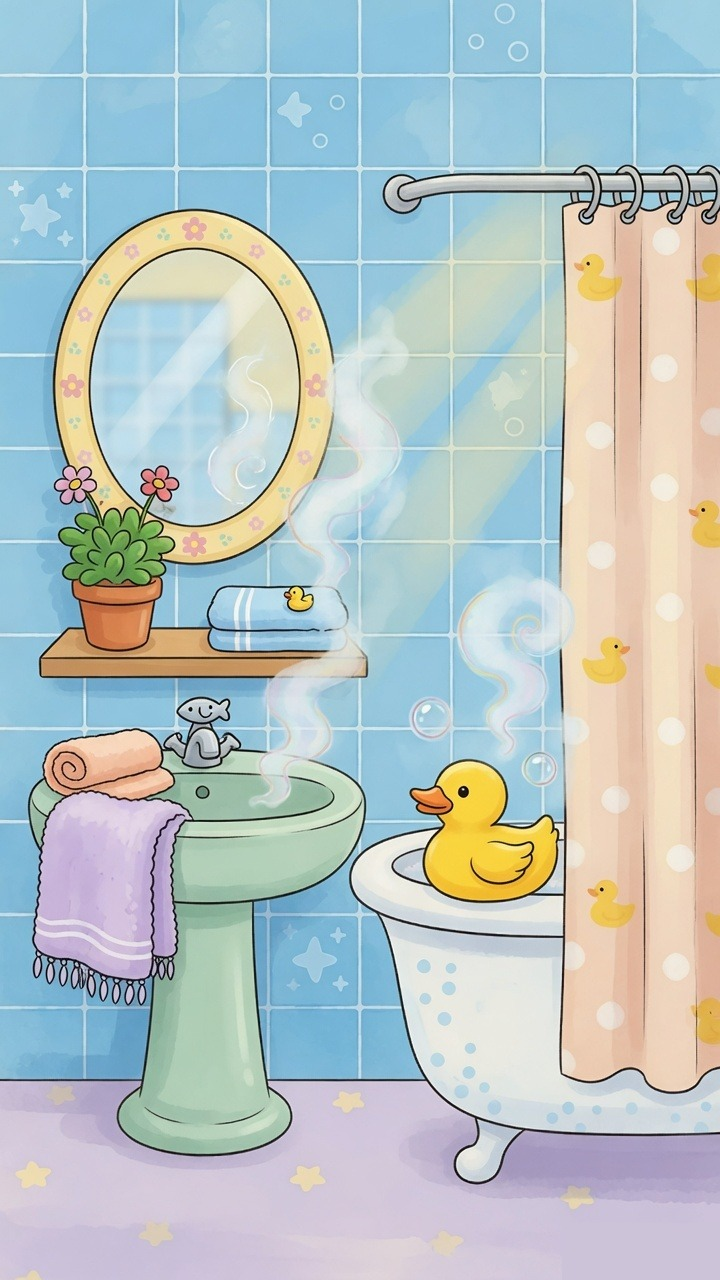
#> input picture Assets/_Project/Resources/Rooms/bathroom.jpg, 720 x 1280 px, given in place of 3.jpg, which was not available
$ python process_sprites.py
#> lines starting #> are read from the running program, lines starting #| are printed output that depends on the picture; pictures that were not available may be replaced by others from this repository, and a replacement may not be noted
#!/usr/bin/env python3
"""Chroma-key magenta, crop watermarks, trim, write PNGs."""
from pathlib import Path
from PIL import Image

ROOT = Path(__file__).resolve().parents[1]
SESS = Path(
    "/home/savage/.grok/sessions/"
    "%2Fhome%2Fsavage%2F.grok%2Fworktrees%2Fsrc-game-dev%2Funending"
    "/01a06f49-dcbb-7e81-8040-70d9ec39f325"
)
FRAMES = Path("/tmp/unending-frames")


def is_magenta(r, g, b):
    if r < 130 or b < 130:
        return False
    if g >= r * 0.72 or g >= b * 0.72:
        return False
    return ((r + b) / 2 - g) > 42


def key_image(im: Image.Image, crop_watermark=True) -> Image.Image:
    im = im.convert("RGBA")
    w, h = im.size
    if crop_watermark:
        # Grok mark sits in the lower-right on magenta.
        im = im.crop((0, 0, w, int(h * 0.93)))
        w, h = im.size
    px = im.load()
    for y in range(h):
        for x in range(w):
            r, g, b, a = px[x, y]
            if is_magenta(r, g, b):
                px[x, y] = (0, 0, 0, 0)
            elif a > 0:
                # Soft-key near-magenta fringes from JPEG.
                dist = ((r - 255) ** 2 + g ** 2 + (b - 255) ** 2) ** 0.5
                if dist < 90 and g < 120:
                    px[x, y] = (0, 0, 0, 0)
    return im


def trim(im: Image.Image, pad=10) -> Image.Image:
    bbox = im.getbbox()
    if not bbox:
        return im
    l, t, r, b = bbox
    l = max(0, l - pad)
    t = max(0, t - pad)
    r = min(im.width, r + pad)
    b = min(im.height, b + pad)
    return im.crop((l, t, r, b))


def save_keyed(src: Path, dest: Path, crop_watermark=True, pad=10):
    im = Image.open(src)
    im = trim(key_image(im, crop_watermark=crop_watermark), pad=pad)
    dest.parent.mkdir(parents=True, exist_ok=True)
    im.save(dest)
    print(f"  {dest.relative_to(ROOT)}  {im.size}")


def save_bg(src: Path, dest: Path):
    im = Image.open(src).convert("RGB")
    w, h = im.size
    # Crop Grok watermark corner.
    im = im.crop((0, 0, w, int(h * 0.96)))
    dest.parent.mkdir(parents=True, exist_ok=True)
    im.save(dest, quality=92)
    print(f"  {dest.relative_to(ROOT)}  {im.size}")


def main():
    print("Processing stills")
    save_bg(SESS / "images/3.jpg", ROOT / "assets/bg/forest.jpg")
#> in save_bg, im is the input picture: PIL image 720x1280 RGB; mean R, G, B 182.6, 196.2, 196.9
#> in save_bg, `im = im.crop((0, 0, w, int(h * 0.96)))`:
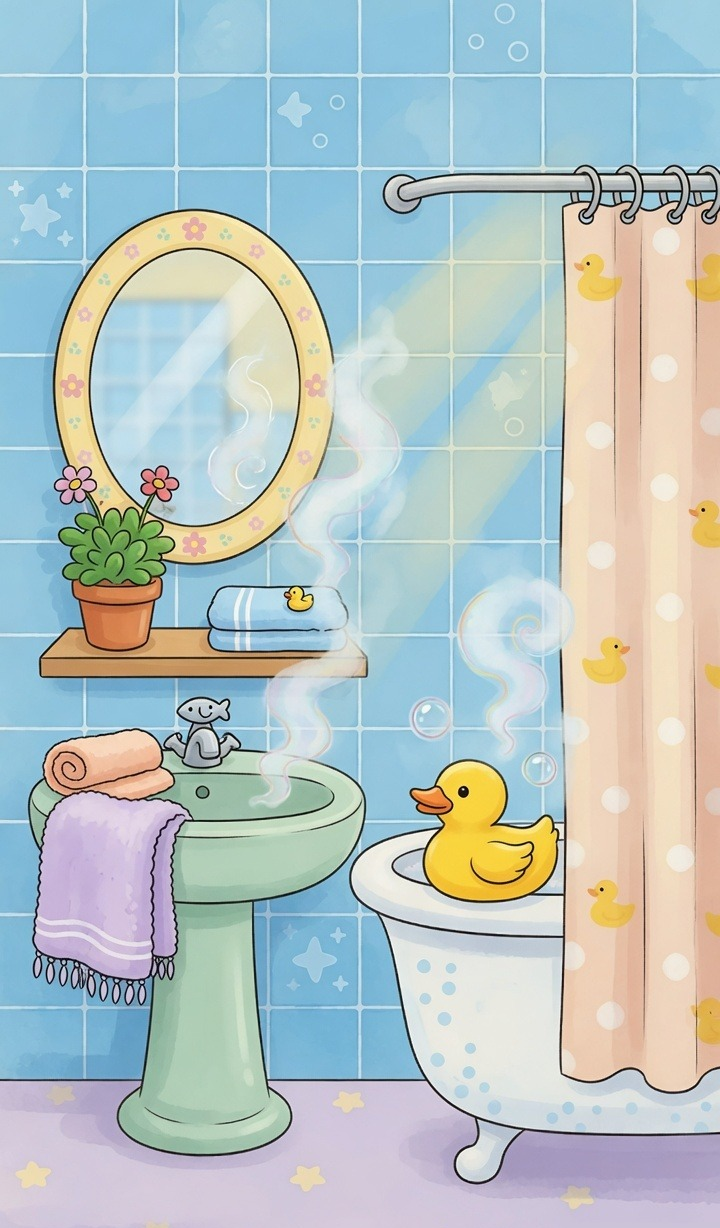
#> im: PIL image 720x1228 RGB; mean R, G, B 181.5, 196.1, 196.1
#|   assets/bg/forest.jpg  (720, 1228)
    stills = {
        "assets/sprites/hero/hero.png": SESS / "images/4.jpg",
        "assets/sprites/enemies/grunt.png": SESS / "images/5.jpg",
        "assets/sprites/enemies/shield.png": SESS / "images/6.jpg",
        "assets/sprites/enemies/healer.png": SESS / "images/7.jpg",
        "assets/sprites/enemies/mage.png": SESS / "images/8.jpg",
        "assets/sprites/enemies/berserk.png": SESS / "images/9.jpg",
        "assets/sprites/enemies/archer.png": SESS / "images/10.jpg",
        "assets/sprites/fx/arrow.png": SESS / "images/11.jpg",
        "assets/ui/coin.png": SESS / "images/13.jpg",
        "assets/ui/heart.png": SESS / "images/14.jpg",
        "assets/ui/mana.png": SESS / "images/15.jpg",
        "assets/sprites/fx/bolt.png": SESS / "images/16.jpg",
    }
    for dest, src in stills.items():
        save_keyed(src, ROOT / dest)
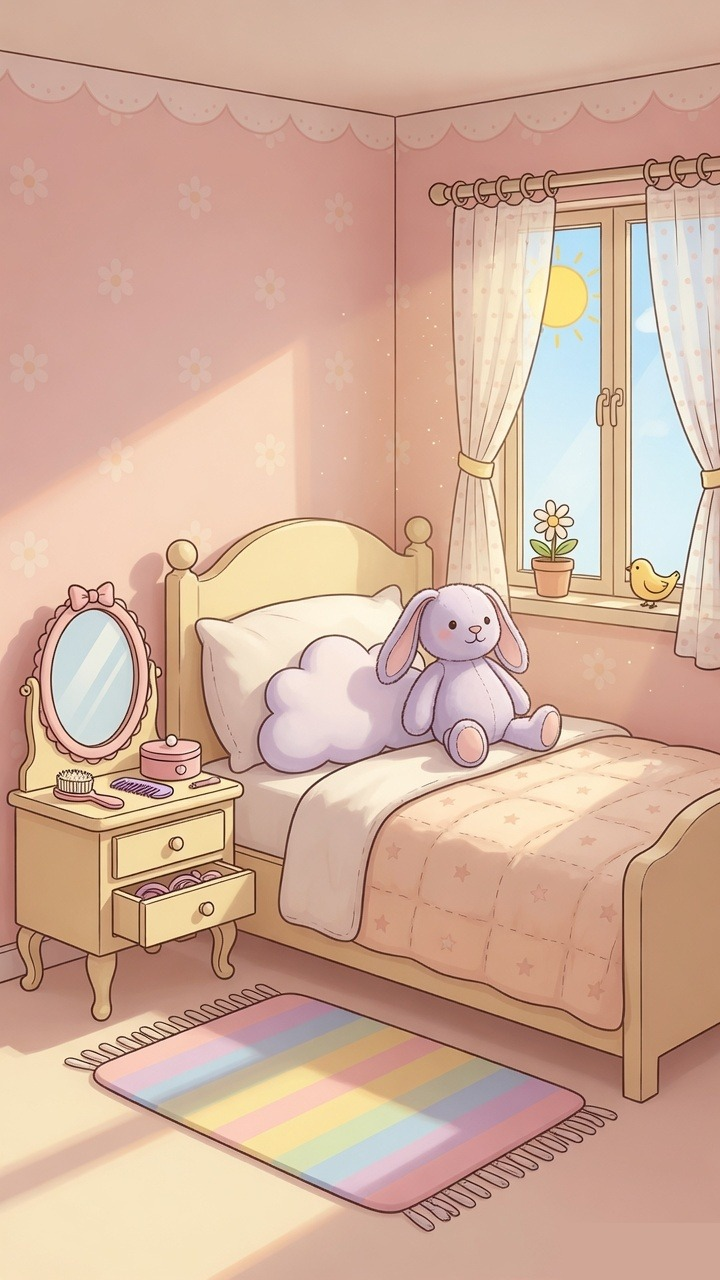
#> input picture Assets/_Project/Resources/Rooms/bedroom.jpg, 720 x 1280 px, given in place of 4.jpg, which was not available
#> in save_keyed, im is the input picture: PIL image 720x1280 RGB; mean R, G, B 210.1, 175, 155.5
#> in key_image, `im = im.crop((0, 0, w, int(h * 0.93)))`:
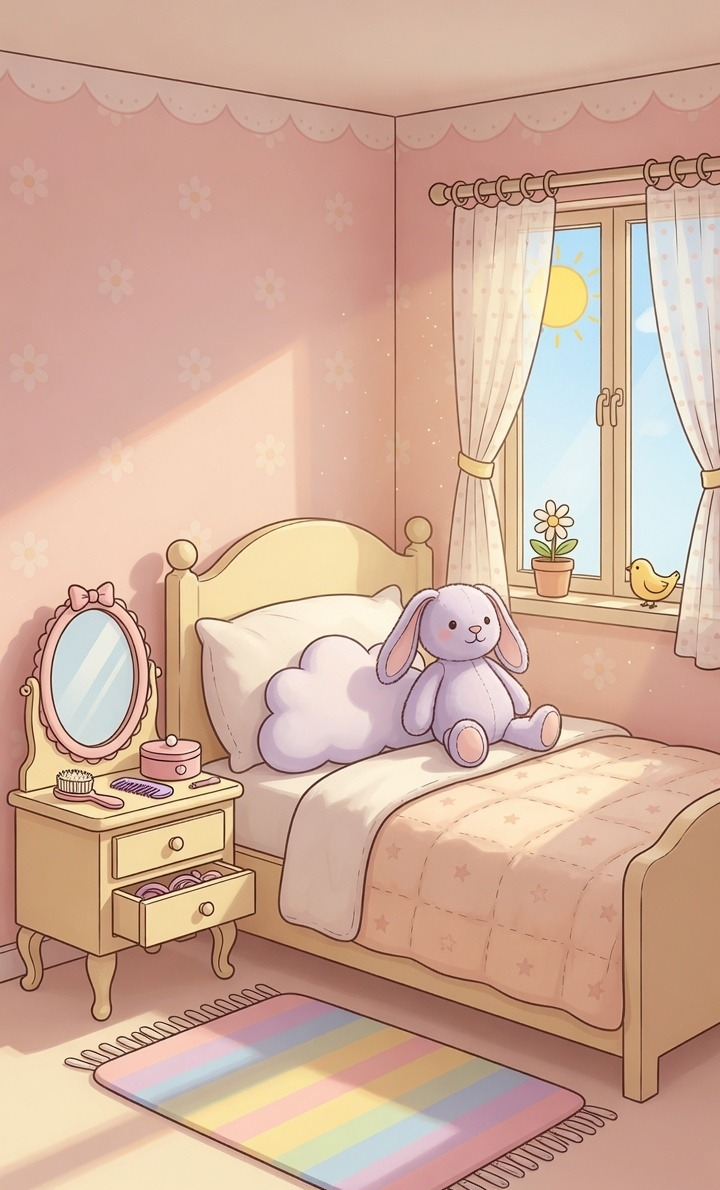
#> im: PIL image 720x1190 RGBA; mean R, G, B, A 209.2, 174, 154.7, 255
#> in trim, `bbox = im.getbbox()`: bbox = (0, 0, 720, 1190)
#> in trim, `l, t, r, b = bbox`: l = 0; r = 720; b = 1190
#|   assets/sprites/hero/hero.png  (720, 1190)

    print("Processing hero idle")
    for i, n in enumerate([1, 8, 16, 24, 32, 40], start=1):
        save_keyed(
            FRAMES / "hero_idle" / f"{n:03d}.png",
            ROOT / f"assets/sprites/hero/idle_{i}.png",
        )

    print("Processing hero attack")
    for i, n in enumerate([8, 12, 16, 24], start=1):
        save_keyed(
            FRAMES / "hero_atk" / f"{n:03d}.png",
            ROOT / f"assets/sprites/hero/atk_{i}.png",
        )

    print("Processing grunt walk")
    for i, n in enumerate([1, 8, 16, 24, 32, 40], start=1):
        save_keyed(
            FRAMES / "grunt_walk" / f"{n:03d}.png",
            ROOT / f"assets/sprites/enemies/walk_{i}.png",
        )

    print("Done")


if __name__ == "__main__":
#> (the run stopped early here; a loop or call above may not have finished)
